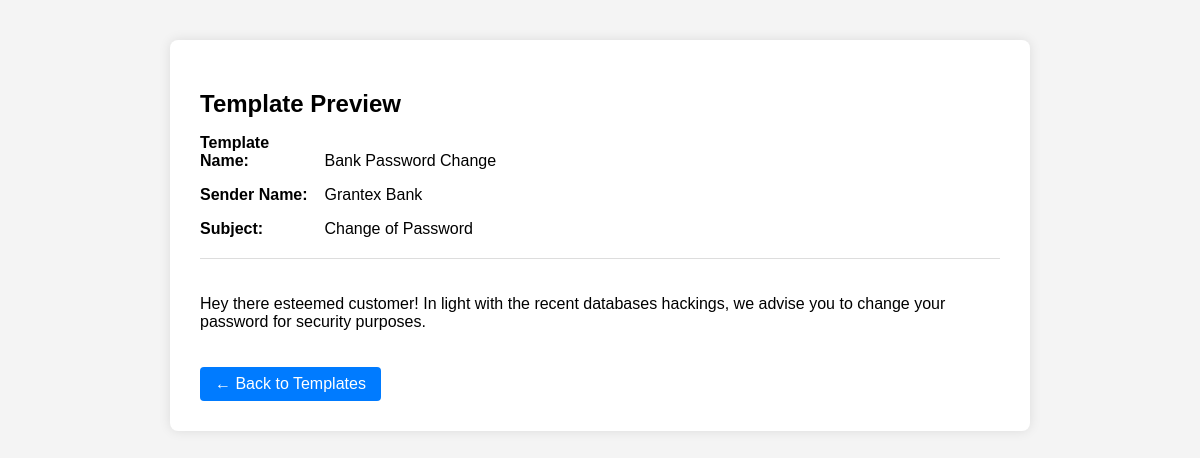
The app's page /preview-template/5 (signed in) with its own data.
### models.py (models this page shows)
class CustomEmailTemplate(db.Model):
    id = db.Column(db.Integer, primary_key=True)
    user_id = db.Column(db.Integer, db.ForeignKey('user.id'), nullable=False)
    template_name = db.Column(db.String(100), nullable=False)
    sender_name = db.Column(db.String(100), nullable=False)
    subject = db.Column(db.String(200), nullable=False)
    email_body = db.Column(db.Text, nullable=False)

### routes.py (the view)
@routes_bp.route('/preview-template/<int:template_id>')
def preview_template(template_id):
    if 'user_id' not in session:
        flash('You must be logged in to preview templates.', 'danger')
        return redirect(url_for('routes.login'))
    template = CustomEmailTemplate.query.filter_by(id=template_id, user_id=session['user_id']).first()
    if not template:
        flash('Template not found or access denied.', 'danger')
        return redirect(url_for('routes.phishing_templates'))
    return render_template('preview_templates.html', template=template)

### templates/preview_templates.html (shortened to what this page needs)
<!DOCTYPE html>
<html lang="en">
<head>
</head>
<body>
    <div class="preview-container">
        <h2 class="template-heading">Template Preview</h2>
        <div class="email-meta">
            <p><strong>Template Name:</strong> {{ template.template_name }}</p>
            <p><strong>Sender Name:</strong> {{ template.sender_name }}</p>
            <p><strong>Subject:</strong> {{ template.subject }}</p>
        </div>
        <div class="email-body">
            {{ template.email_body | safe }}
        </div>
        <a class="back-btn" href="{{ url_for('routes.phishing_templates') }}">← Back to Templates</a>
    </div>
</body>
</html>

### templates/preview_templates.html (style rules this page uses)
body { font-family: Arial, sans-serif; margin: 40px; background-color: #f4f4f4; }
.preview-container { max-width: 800px; margin: auto; background: white; padding: 30px; border-radius: 8px; box-shadow: 0 0 12px rgba(0, 0, 0, 0.1); }
.email-meta { margin-bottom: 20px; }
.email-meta strong { display: inline-block; width: 120px; }
.email-body { border-top: 1px solid #ddd; padding-top: 20px; }
.back-btn { display: inline-block; margin-top: 20px; padding: 8px 15px; background-color: #007BFF; color: white; text-decoration: none; border-radius: 4px; }
.template-heading { margin-bottom: 10px; }

### records on screen
CustomEmailTemplate: template_name "Bank Password Change", sender_name "Grantex Bank", subject "Change of Password", email_body "Hey there esteemed customer! In light with the recent databases hackings, we advise you to change your password for security purposes."
